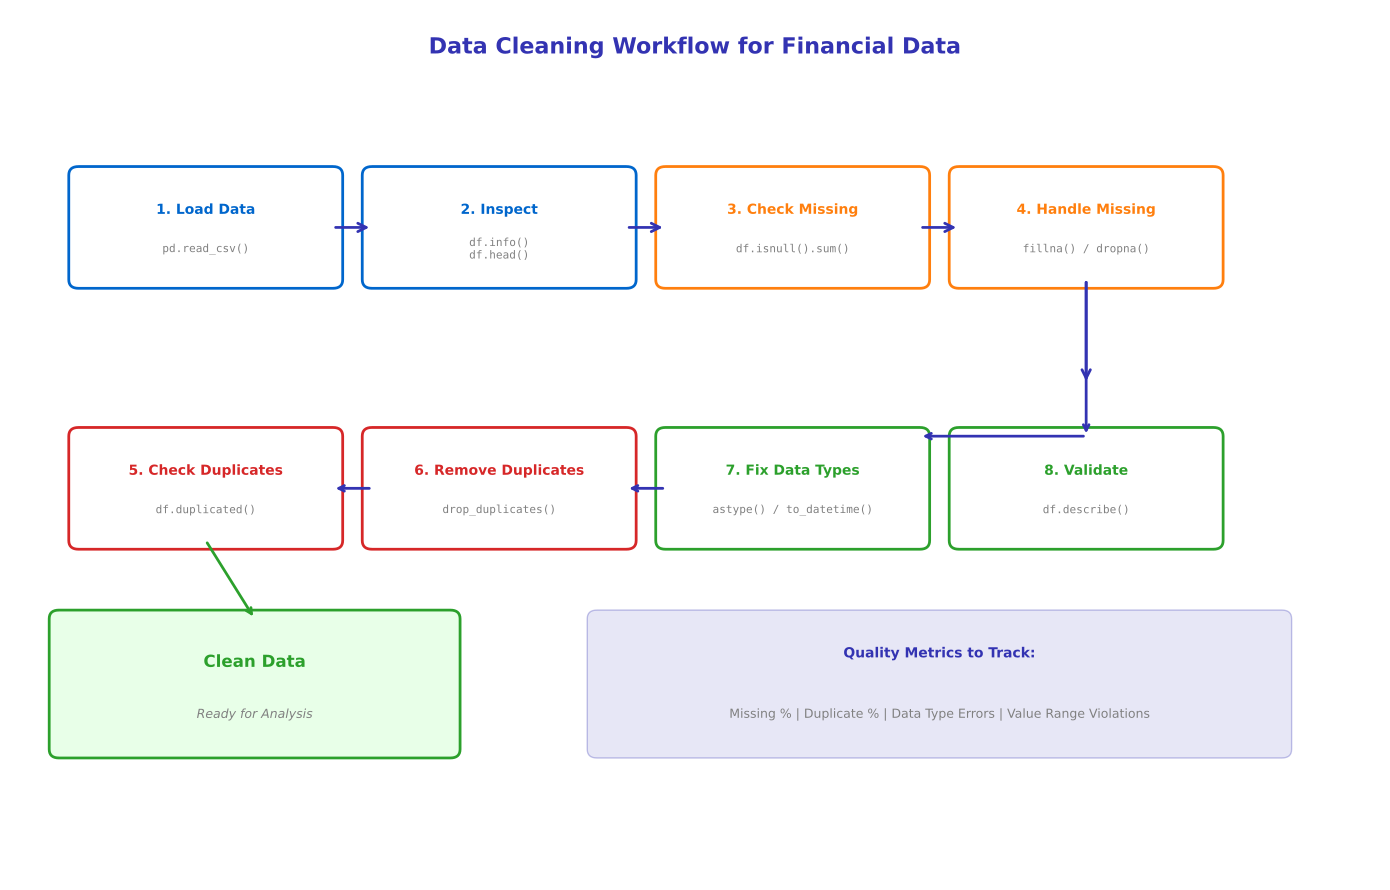

Write the Python code that produced this figure.
"""Data Cleaning Workflow - Flowchart showing the complete cleaning process"""
import matplotlib.pyplot as plt
import matplotlib.patches as patches
from matplotlib.patches import FancyBboxPatch, FancyArrowPatch, Circle
import numpy as np
from pathlib import Path

# Standard matplotlib configuration
plt.rcParams.update({
    'font.size': 10,
    'axes.labelsize': 10,
    'axes.titlesize': 11,
    'xtick.labelsize': 9,
    'ytick.labelsize': 9,
    'legend.fontsize': 9,
    'figure.figsize': (10, 6),
    'figure.dpi': 150
})

# Course colors
MLPURPLE = '#3333B2'
MLLAVENDER = '#ADADE0'
MLBLUE = '#0066CC'
MLORANGE = '#FF7F0E'
MLGREEN = '#2CA02C'
MLRED = '#D62728'

fig, ax = plt.subplots(figsize=(14, 9))
ax.set_xlim(0, 14)
ax.set_ylim(0, 10)
ax.axis('off')

# Title
ax.text(7, 9.5, 'Data Cleaning Workflow for Financial Data',
        ha='center', fontsize=16, fontweight='bold', color=MLPURPLE)

# Define workflow steps
steps = [
    {'x': 2, 'y': 7.5, 'text': '1. Load Data', 'detail': 'pd.read_csv()', 'color': MLBLUE},
    {'x': 5, 'y': 7.5, 'text': '2. Inspect', 'detail': 'df.info()\ndf.head()', 'color': MLBLUE},
    {'x': 8, 'y': 7.5, 'text': '3. Check Missing', 'detail': 'df.isnull().sum()', 'color': MLORANGE},
    {'x': 11, 'y': 7.5, 'text': '4. Handle Missing', 'detail': 'fillna() / dropna()', 'color': MLORANGE},
    {'x': 2, 'y': 4.5, 'text': '5. Check Duplicates', 'detail': 'df.duplicated()', 'color': MLRED},
    {'x': 5, 'y': 4.5, 'text': '6. Remove Duplicates', 'detail': 'drop_duplicates()', 'color': MLRED},
    {'x': 8, 'y': 4.5, 'text': '7. Fix Data Types', 'detail': 'astype() / to_datetime()', 'color': MLGREEN},
    {'x': 11, 'y': 4.5, 'text': '8. Validate', 'detail': 'df.describe()', 'color': MLGREEN},
]

# Draw boxes and text
for step in steps:
    box = FancyBboxPatch((step['x']-1.3, step['y']-0.6), 2.6, 1.2,
                         boxstyle="round,pad=0.1",
                         edgecolor=step['color'], facecolor='white', linewidth=2)
    ax.add_patch(box)
    ax.text(step['x'], step['y']+0.2, step['text'], ha='center', va='center',
            fontsize=10, fontweight='bold', color=step['color'])
    ax.text(step['x'], step['y']-0.25, step['detail'], ha='center', va='center',
            fontsize=8, family='monospace', color='gray')

# Draw arrows
arrow_style = "Simple,tail_width=0.5,head_width=4,head_length=8"
arrows = [
    ((3.3, 7.5), (3.7, 7.5)),  # 1 -> 2
    ((6.3, 7.5), (6.7, 7.5)),  # 2 -> 3
    ((9.3, 7.5), (9.7, 7.5)),  # 3 -> 4
    ((11, 6.9), (11, 5.7)),    # 4 -> 8 (down)
    ((11, 5.1), (9.3, 5.1)),   # 8 -> 7 (left, top row)
    ((6.7, 4.5), (6.3, 4.5)),  # 7 -> 6 (left)
    ((3.7, 4.5), (3.3, 4.5)),  # 6 -> 5 (left)
]

for start, end in arrows[:4]:
    arrow = FancyArrowPatch(start, end, arrowstyle='->', mutation_scale=15,
                            color=MLPURPLE, linewidth=2)
    ax.add_patch(arrow)

# Curved arrow from step 4 down to step 8
ax.annotate('', xy=(11, 5.1), xytext=(11, 6.9),
            arrowprops=dict(arrowstyle='->', color=MLPURPLE, lw=2,
                           connectionstyle='arc3,rad=0'))

# Horizontal arrows on bottom row (right to left)
for i, (start, end) in enumerate(arrows[4:]):
    ax.annotate('', xy=end, xytext=start,
                arrowprops=dict(arrowstyle='->', color=MLPURPLE, lw=2))

# Final output box
output_box = FancyBboxPatch((0.5, 1.5), 4, 1.5, boxstyle="round,pad=0.1",
                            edgecolor=MLGREEN, facecolor='#E8FFE8', linewidth=2)
ax.add_patch(output_box)
ax.text(2.5, 2.5, 'Clean Data', ha='center', va='center',
        fontsize=12, fontweight='bold', color=MLGREEN)
ax.text(2.5, 1.9, 'Ready for Analysis', ha='center', va='center',
        fontsize=9, style='italic', color='gray')

# Arrow from step 5 to output
ax.annotate('', xy=(2.5, 3.0), xytext=(2, 3.9),
            arrowprops=dict(arrowstyle='->', color=MLGREEN, lw=2))

# Quality metrics box
metrics_box = FancyBboxPatch((6, 1.5), 7, 1.5, boxstyle="round,pad=0.1",
                             edgecolor=MLPURPLE, facecolor=MLLAVENDER, alpha=0.3)
ax.add_patch(metrics_box)
ax.text(9.5, 2.6, 'Quality Metrics to Track:', ha='center', va='center',
        fontsize=10, fontweight='bold', color=MLPURPLE)
ax.text(9.5, 1.9, 'Missing % | Duplicate % | Data Type Errors | Value Range Violations',
        ha='center', va='center', fontsize=9, color='gray')

plt.tight_layout()
plt.savefig(Path(__file__).parent / 'chart.pdf', dpi=300, bbox_inches='tight')
plt.close()
